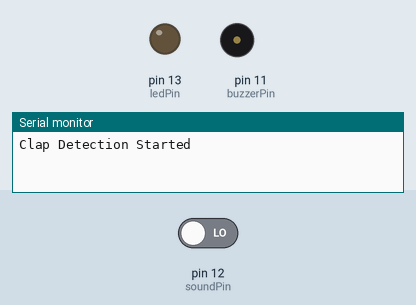
This sketch was run on a simulated Arduino Uno, built with avr-gcc and run on an emulated ATmega328P. Shown: output pins drawn as LEDs (lit = HIGH), buzzer (waves = sounding), the last lines printed to the serial monitor. The inputs (shaded band) are chosen by the test bench; at power-on: pin 12 (soundPin) LOW.

Above: at 1.2 s.
1.3 s: pin 12 (soundPin) driven HIGH
At 1.45 s:
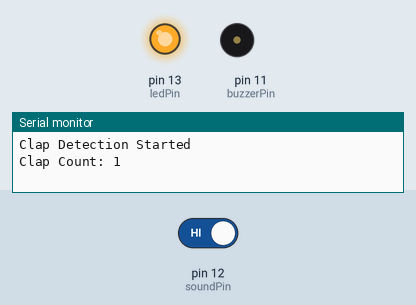
At 3.15 s:
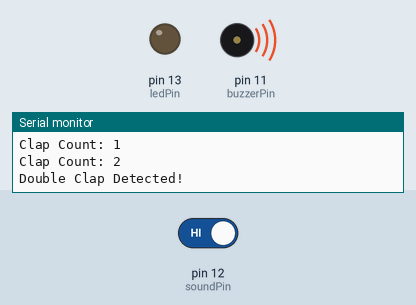
4.3 s: pin 12 (soundPin) driven LOW
At 4.9 s:
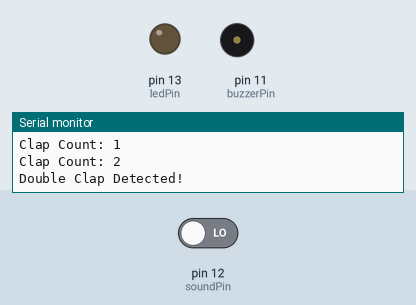
Timing chart, 0 to 7.3 s (numbered marks = the images above; inputs shaded):
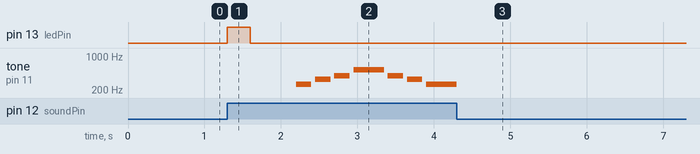

The sketch:

Jun18d_Sound_DoubleClap_Melody.ino
```cpp
int soundPin = 12;
int ledPin = 13;
int buzzerPin = 11;

int clapCount = 0;
unsigned long firstClapTime = 0;

void playTune() {

  int melody[] = {
    262, 330, 392, 523,
    392, 330, 262
  };

  int duration[] = {
    200, 200, 200, 400,
    200, 200, 400
  };

  for (int i = 0; i < 7; i++) {
    tone(buzzerPin, melody[i]);
    delay(duration[i]);
    noTone(buzzerPin);
    delay(50);
  }
}

void setup() {
  pinMode(soundPin, INPUT);
  pinMode(ledPin, OUTPUT);

  Serial.begin(9600);
  Serial.println("Clap Detection Started");
}

void loop() {

  if (digitalRead(soundPin) == HIGH) {   // Change to LOW if needed

    clapCount++;

    Serial.print("Clap Count: ");
    Serial.println(clapCount);

    if (clapCount == 1) {

      firstClapTime = millis();

      digitalWrite(ledPin, HIGH);
      delay(300);
      digitalWrite(ledPin, LOW);
    }

    delay(300); // debounce
  }

  if (clapCount == 2 && (millis() - firstClapTime) < 1500) {

    Serial.println("Double Clap Detected!");
    playTune();

    clapCount = 0;
  }

  if (clapCount > 0 && (millis() - firstClapTime) > 1500) {
    clapCount = 0;
  }
}
```

Measured:
- after the input at 1.3 s, pin 13 (ledPin): LOW → HIGH at once, → LOW 0.30 s later; tone on pin 11 (buzzerPin): plays 262 Hz for 0.20 s, 330 Hz for 0.20 s, 392 Hz for 0.20 s, 523 Hz for 0.40 s, 392 Hz for 0.20 s, 330 Hz for 0.20 s … (7 notes in this stretch), starting after 0.90 s
- after the input at 4.3 s, pin 13 (ledPin): stops changing and stays LOW; tone on pin 11 (buzzerPin): goes on until 4.3 s, then stays silent
